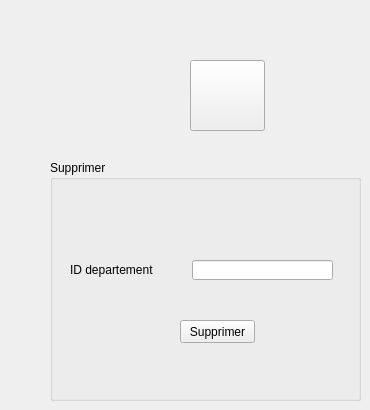
      <widget class="QWidget" name="supprimer_2">
       <widget class="QGroupBox" name="groupBox_5">
        <property name="geometry">
         <rect>
          <x>50</x>
          <y>160</y>
          <width>311</width>
          <height>241</height>
         </rect>
        </property>
        <property name="title">
         <string>Supprimer</string>
        </property>
        <widget class="QPushButton" name="pushButton_7">
         <property name="geometry">
          <rect>
           <x>130</x>
           <y>160</y>
           <width>75</width>
           <height>23</height>
          </rect>
         </property>
         <property name="text">
          <string>Supprimer</string>
         </property>
        </widget>
        <widget class="QLineEdit" name="lineEdit_suppdep">
         <property name="geometry">
          <rect>
           <x>142</x>
           <y>100</y>
           <width>141</width>
           <height>20</height>
          </rect>
         </property>
        </widget>
        <widget class="QLabel" name="label_5">
         <property name="geometry">
          <rect>
           <x>20</x>
           <y>100</y>
           <width>111</width>
           <height>20</height>
          </rect>
         </property>
         <property name="text">
          <string>ID departement</string>
         </property>
        </widget>
       </widget>
       <widget class="QPushButton" name="pushButton_19">
        <property name="geometry">
         <rect>
          <x>190</x>
          <y>60</y>
          <width>75</width>
          <height>71</height>
         </rect>
        </property>
        <property name="styleSheet">
         <string notr="true">border-image: url(:/img/img/logoposte.png);</string>
        </property>
        <property name="text">
         <string/>
        </property>
       </widget>
      </widget>
